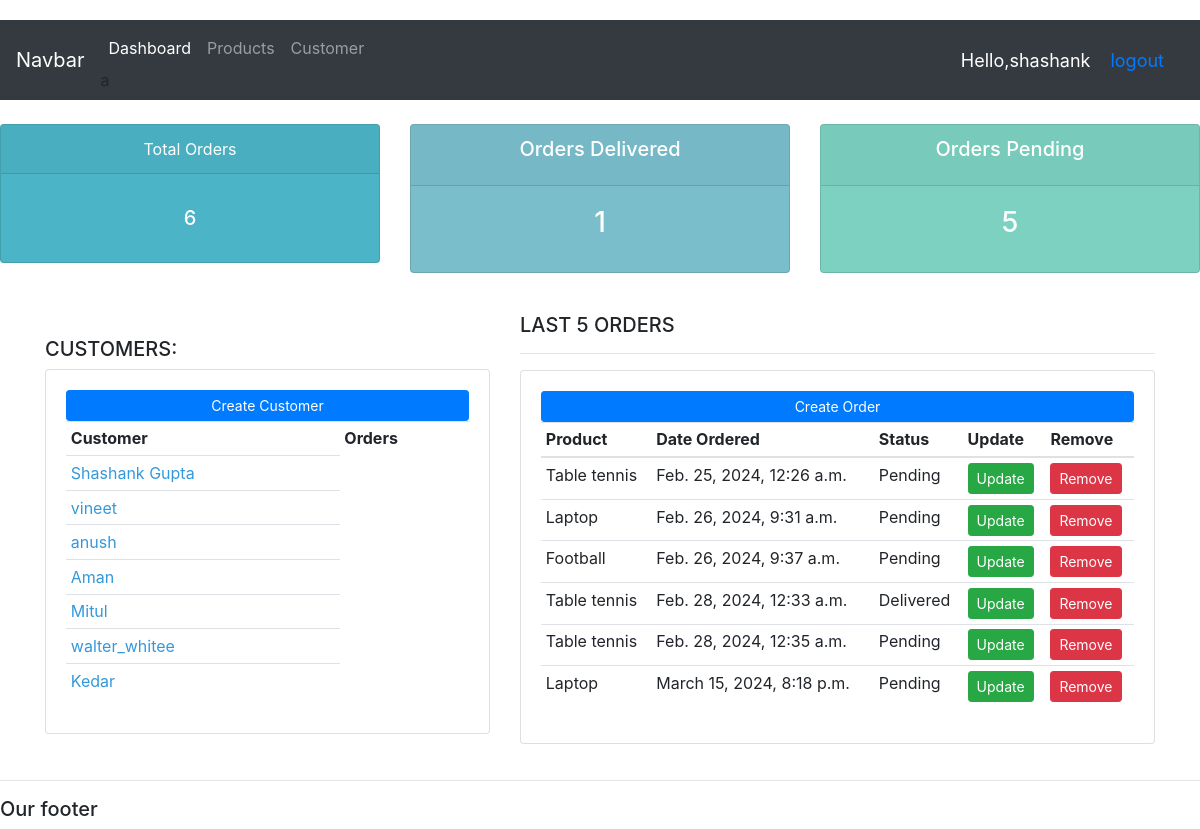
The app's page / (signed in) with its own data.
### accounts/models.py (models this page shows, shortened)
class customer(models.Model):
    user=models.OneToOneField(User,null=True,on_delete=models.CASCADE)
    name = models.CharField(max_length=100, null=True)
    phone = models.CharField(max_length=10, null=True)
    email = models.CharField(max_length=100, null=True)
    data_created = models.DateTimeField(auto_now_add=True, null=True)
    pic=models.ImageField(null=True,blank=True)

class order(models.Model):
    STATUS = (
        ("Pending", "Pending"),
        ("Out for delivery", "Out for delivery"),
        ("Delivered", "Delivered"),
    )
    customer=models.ForeignKey(customer, null=True, on_delete= models.CASCADE )
    product=models.ForeignKey(product, null=True, on_delete= models.CASCADE )
    data_created = models.DateTimeField(auto_now_add=True)
    status = models.CharField(max_length=100, choices=STATUS)

class product(models.Model):
    CATEGORY = (
        ("Indoor", "Indoor"),
        ("Outdoor", "Outdoor"),
        ("Electronics","Electronics"),
        ("Toys","Toys"),
        ("Stationary","Stationary"),
    )
    name = models.CharField(max_length=100)
    category = models.CharField(max_length=100, null=True, choices=CATEGORY)
    price = models.FloatField(null=True)
    description = models.CharField(max_length=100)
    data_created = models.DateTimeField(auto_now_add=True)
    tags=models.ManyToManyField(tag)
    def __str__(self):
        return self.name

### accounts/views.py (the view)
    def wrapper_func(request,*args,**kwargs):
         group = None
         if request.user.groups.exists():
             group = request.user.groups.all()[0].name
         if group == 'customer':
          return redirect('userz')
         if group == 'admin':
             return view_funct(request,*args,**kwargs)

### accounts/views.py (called while the page is built)
def admin_only(view_funct):
    def wrapper_func(request,*args,**kwargs):
         group = None
         if request.user.groups.exists():
             group = request.user.groups.all()[0].name
         if group == 'customer':
          return redirect('userz')
         if group == 'admin':
             return view_funct(request,*args,**kwargs)
    return wrapper_func

@login_required(login_url='l')
@admin_only
def home(request):
    a=order.objects.all()
    b=customer.objects.all()
    total=a.count()
    pending=a.filter(status="Pending").count()
    delivered=a.filter(status="Delivered").count()
    return render(request,"accounts/dashboard.html",context={"l1" :a, "l2":b,"o":total, "p":pending, "d":delivered })

### accounts/templates/accounts/dashboard.html (shortened to what this page needs)
{% extends "accounts/main.html" %} {% block content %}
 {% include "accounts/status.html" %}
<br />
<!DOCTYPE html>
<html lang="en">
  <head>
    <link
      rel="stylesheet"
      href="https://stackpath.bootstrapcdn.com/bootstrap/4.5.2/css/bootstrap.min.css"
    />
  </head>
  <body>
    <div class="container">
      <div class="row">
        <div class="col-md-5">
          <br />
          <h5>CUSTOMERS:</h5>
          <div class="card">
            <div class="card-body">
              <a class="btn btn-primary btn-sm btn-block" href="#"
                >Create Customer</a
              >
              <table class="table table-sm">
                <tr>
                  <th>Customer</th>
                  <th>Orders</th>
                </tr>
                {% for w in l2 %}
                <tr>
                  <td>
                    <a href="{% url 'customer' w.id %}" class="cool-link"
                      >{{ w.name }}</a
                    >
                  </td>
                </tr>
                {% endfor %}
              </table>
            </div>
          </div>
        </div>
        <div class="col-md-7">
          <h5>LAST 5 ORDERS</h5>
          <hr />
          <div class="card">
            <div class="card-body">
              <a class="btn btn-primary btn-sm btn-block" href="{% url 'xyz' %}"
                >Create Order</a
              >
              <table class="table table-sm">
                <thead>
                  <tr>
                    <th>Product</th>
                    <th>Date Ordered</th>
                    <th>Status</th>
                    <th>Update</th>
                    <th>Remove</th>
                  </tr>
                </thead>
                <tbody>
                  {% for w in l1 %}
                  <tr>
                    <td>{{ w.product }}</td>
                    <td>{{ w.data_created }}</td>
                    <td>{{ w.status }}</td>
                    <td>
                      <a
                        href="{% url 'pqr' w.id %}"
                        class="btn btn-success btn-sm"
                        >Update</a
                      >
                    </td>
                    <td>
                      <a href="{% url 'abc' w.id %}" class="btn btn-danger btn-sm">Remove</a>
                    </td>
                  </tr>
                  {% endfor %}
                </tbody>
              </table>
            </div>
          </div>
        </div>
      </div>
    </div>
  </body>
</html>
{% endblock %}

### accounts/templates/accounts/main.html (shortened to what this page needs)
<!DOCTYPE html>
<html lang="en">
  <head>
    <link
      rel="stylesheet"
      href="https://cdn.jsdelivr.net/npm/bootstrap@4.4.1/dist/css/bootstrap.min.css"
    />
  </head>
  <body>
    {% include "accounts/navbar.html" %} {% block content %} {% endblock %}
    <hr />
    <h5>Our footer</h5>
  </body>
</html>

### accounts/templates/accounts/navbar.html (shortened to what this page needs)
<nav class="navbar navbar-expand-lg navbar-dark bg-dark">
  <a class="navbar-brand" href="#">Navbar</a>
  <div class="collapse navbar-collapse" id="navbarNav">
    <ul class="navbar-nav">
      {% if request.user.is_staff%}
      <li class="nav-item active">
        <a class="nav-link" href="{% url 'home' %}">Dashboard</a>a
      </li>
      <li class="nav-item">
        <a class="nav-link" href="{% url 'product' %}">Products</a>
      </li>
      <li class="nav-item">
        <a class="nav-link" href="#">Customer</a>
      </li>
      {% endif %}
    </ul>
  </div>
  <span class="xyz"> Hello,{{user}}</span>
  <span class="xyz"><a href="{% url 'o' %}">logout</a></span>
</nav>

### accounts/templates/accounts/status.html (shortened to what this page needs)
<br>
<div class="row">
  <div class="col-md-4">
    <div class="card text-center text-white mb-3" id="total-orders">
      <div class="card-header">Total Orders</div>
      <div class="card-body">
        <h5 class="card-title">{{ o }}</h5>
      </div>
    </div>
  </div>
  <div class="col-md-4">
    <div class="card text-center text-white mb-3" id="orders-delivered">
      <div class="card-header">
        <h5 class="card-title">Orders Delivered</h5>
      </div>
      <div class="card-body">
        <h3 class="card-title">{{ d }}</h3>
      </div>
    </div>
  </div>
  <div class="col-md-4">
    <div class="card text-center text-white mb-3" id="orders-pending">
      <div class="card-header">
        <h5 class="card-title">Orders Pending</h5>
      </div>
      <div class="card-body">
        <h3 class="card-title">{{ p  }}</h3>
      </div>
    </div>
  </div>
</div>

### accounts/templates/accounts/main.html (style rules this page uses)
body { background-color: #ebeff5; }
#total-orders { background-color: #4cb4c7; }
#orders-delivered { background-color: #7abecc; }
#orders-pending { background-color: #7cd1c0; }

### accounts/templates/accounts/navbar.html (style rules this page uses)
.xyz { font-size: 18px; color: #fff; margin-right: 20px; }

### accounts/templates/accounts/dashboard.html (style rules this page uses)
.cool-link { color: #3498db; text-decoration: none; transition: color 0.3s ease; }
body { padding-top: 20px; }
.card { margin-bottom: 20px; }

### records on screen
customer: name "Shashank Gupta"
customer: name "vineet"
customer: name "anush"
customer: name "Aman"
customer: name "Mitul"
customer: name "walter_whitee"
customer: name "Kedar"
order: product "Table tennis", data_created "Feb. 25, 2024, 12:26 a.m.", status "Pending"
order: product "Laptop", data_created "Feb. 26, 2024, 9:31 a.m.", status "Pending"
order: product "Football", data_created "Feb. 26, 2024, 9:37 a.m.", status "Pending"
order: product "Table tennis", data_created "Feb. 28, 2024, 12:33 a.m.", status "Delivered"
order: product "Table tennis", data_created "Feb. 28, 2024, 12:35 a.m.", status "Pending"
order: product "Laptop", data_created "March 15, 2024, 8:18 p.m.", status "Pending"

### other values on screen
{{ user }} "shashank"
{{ o }} "6"
{{ d }} "1"
{{ p }} "5"
